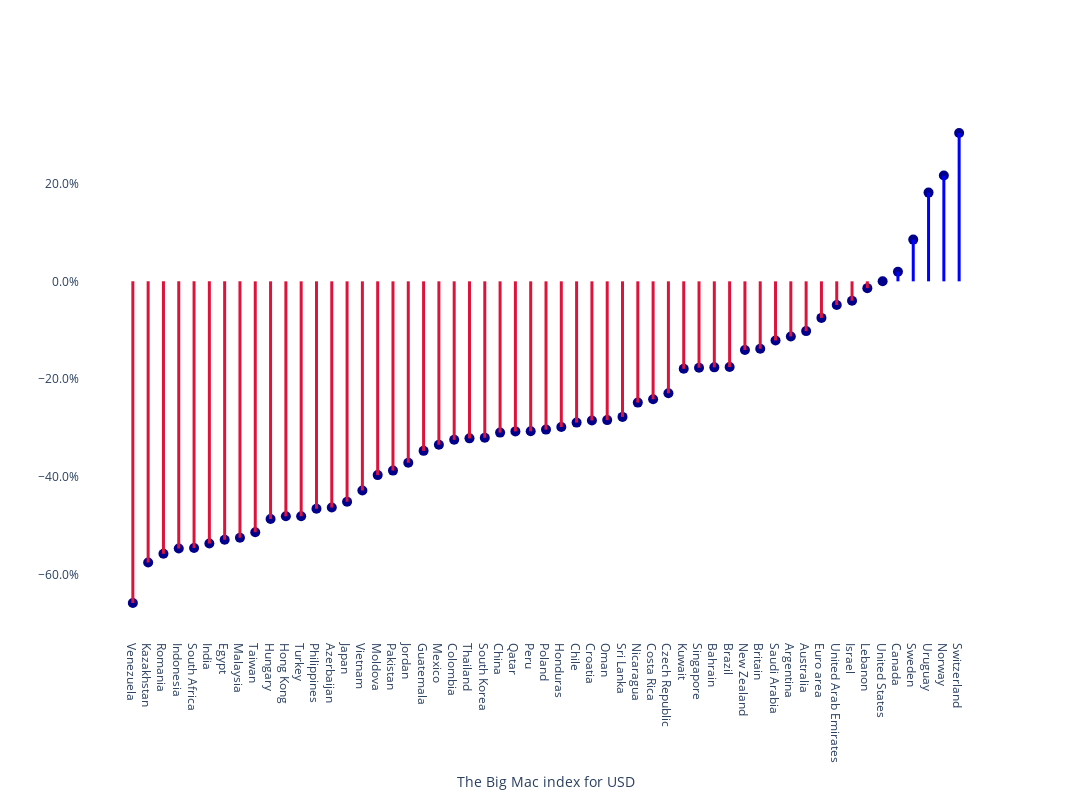

The cell this chart's notebook holds for it:
### Code cell
import plotly.express as px
import plotly.graph_objects as go

data = latest_data.sort_values(by = ['USD'],
                    ascending = True).reset_index(drop=True)
fig = go.Figure()

# Draw points
fig.add_trace(go.Scatter(y = data["USD"], 
                          x = data["name"],
                          mode = 'markers',
                          marker_color ='darkblue',
                          marker_size  = 10))

# Draw lines
for i in range(0, len(data)):
               fig.add_shape(type='line',
                              y0 = 0, x0 = i,
                              y1 = data["USD"][i],
                              x1 = i,
                              line=dict(color='crimson' if data["USD"][i] < 0 else 'blue', width = 3))

# Set x-axes range
fig.update_xaxes(title = 'The Big Mac index for USD')

# Set y-axes as percentage
fig.update_yaxes(tickformat=".1%")

# Set figure size
fig.update_layout(
    autosize=False,
    width=1200,
    height=800,
    paper_bgcolor="rgba(255,255,255,1)", 
    plot_bgcolor="rgba(255,255,255,1)"
)

fig.show()

### Figure 1 — Plotly figure (JSON) as saved in the notebook; plotly's stock layout.template omitted (floating-point values rounded to 4 significant figures)
{"data": [{"marker": {"color": "darkblue", "size": 10}, "mode": "markers", "type": "scatter", "x": ["Venezuela", "Kazakhstan", "Romania", "Indonesia", "South Africa", "India", "Egypt", "Malaysia", "Taiwan", "Hungary", "Hong Kong", "Turkey", "Philippines", "Azerbaijan", "Japan", "Vietnam", "Moldova", "Pakistan", "Jordan", "Guatemala", "Mexico", "Colombia", "Thailand", "South Korea", "China", "Qatar", "Peru", "Poland", "Honduras", "Chile", "Croatia", "Oman", "Sri Lanka", "Nicaragua", "Costa Rica", "Czech Republic", "Kuwait", "Singapore", "Bahrain", "Brazil", "New Zealand", "Britain", "Saudi Arabia", "Argentina", "Australia", "Euro area", "United Arab Emirates", "Israel", "Lebanon", "United States", "Canada", "Sweden", "Uruguay", "Norway", "Switzerland"], "y": [-0.6577, -0.5751, -0.557, -0.5462, -0.5452, -0.5361, -0.5285, -0.5244, -0.5131, -0.4859, -0.4805, -0.4804, -0.4651, -0.4626, -0.4507, -0.4278, -0.3963, -0.387, -0.3711, -0.3467, -0.3341, -0.3241, -0.3212, -0.32, -0.3093, -0.3069, -0.3067, -0.3032, -0.2979, -0.2889, -0.2846, -0.2838, -0.2772, -0.248, -0.2412, -0.2288, -0.1788, -0.1766, -0.1759, -0.1753, -0.1403, -0.1379, -0.1209, -0.1127, -0.1018, -0.07474, -0.04844, -0.0397, -0.01396, 0, 0.01971, 0.08532, 0.1814, 0.2163, 0.3033]}], "layout": {"autosize": false, "height": 800, "paper_bgcolor": "rgba(255,255,255,1)", "plot_bgcolor": "rgba(255,255,255,1)", "shapes": [{"line": {"color": "crimson", "width": 3}, "type": "line", "x0": 0, "x1": 0, "y0": 0, "y1": -0.6577}, {"line": {"color": "crimson", "width": 3}, "type": "line", "x0": 1, "x1": 1, "y0": 0, "y1": -0.5751}, {"line": {"color": "crimson", "width": 3}, "type": "line", "x0": 2, "x1": 2, "y0": 0, "y1": -0.557}, {"line": {"color": "crimson", "width": 3}, "type": "line", "x0": 3, "x1": 3, "y0": 0, "y1": -0.5462}, {"line": {"color": "crimson", "width": 3}, "type": "line", "x0": 4, "x1": 4, "y0": 0, "y1": -0.5452}, {"line": {"color": "crimson", "width": 3}, "type": "line", "x0": 5, "x1": 5, "y0": 0, "y1": -0.5361}, {"line": {"color": "crimson", "width": 3}, "type": "line", "x0": 6, "x1": 6, "y0": 0, "y1": -0.5285}, {"line": {"color": "crimson", "width": 3}, "type": "line", "x0": 7, "x1": 7, "y0": 0, "y1": -0.5244}, {"line": {"color": "crimson", "width": 3}, "type": "line", "x0": 8, "x1": 8, "y0": 0, "y1": -0.5131}, {"line": {"color": "crimson", "width": 3}, "type": "line", "x0": 9, "x1": 9, "y0": 0, "y1": -0.4859}, {"line": {"color": "crimson", "width": 3}, "type": "line", "x0": 10, "x1": 10, "y0": 0, "y1": -0.4805}, {"line": {"color": "crimson", "width": 3}, "type": "line", "x0": 11, "x1": 11, "y0": 0, "y1": -0.4804}, {"line": {"color": "crimson", "width": 3}, "type": "line", "x0": 12, "x1": 12, "y0": 0, "y1": -0.4651}, {"line": {"color": "crimson", "width": 3}, "type": "line", "x0": 13, "x1": 13, "y0": 0, "y1": -0.4626}, {"line": {"color": "crimson", "width": 3}, "type": "line", "x0": 14, "x1": 14, "y0": 0, "y1": -0.4507}, {"line": {"color": "crimson", "width": 3}, "type": "line", "x0": 15, "x1": 15, "y0": 0, "y1": -0.4278}, {"line": {"color": "crimson", "width": 3}, "type": "line", "x0": 16, "x1": 16, "y0": 0, "y1": -0.3963}, {"line": {"color": "crimson", "width": 3}, "type": "line", "x0": 17, "x1": 17, "y0": 0, "y1": -0.387}, {"line": {"color": "crimson", "width": 3}, "type": "line", "x0": 18, "x1": 18, "y0": 0, "y1": -0.3711}, {"line": {"color": "crimson", "width": 3}, "type": "line", "x0": 19, "x1": 19, "y0": 0, "y1": -0.3467}, {"line": {"color": "crimson", "width": 3}, "type": "line", "x0": 20, "x1": 20, "y0": 0, "y1": -0.3341}, {"line": {"color": "crimson", "width": 3}, "type": "line", "x0": 21, "x1": 21, "y0": 0, "y1": -0.3241}, {"line": {"color": "crimson", "width": 3}, "type": "line", "x0": 22, "x1": 22, "y0": 0, "y1": -0.3212}, {"line": {"color": "crimson", "width": 3}, "type": "line", "x0": 23, "x1": 23, "y0": 0, "y1": -0.32}, {"line": {"color": "crimson", "width": 3}, "type": "line", "x0": 24, "x1": 24, "y0": 0, "y1": -0.3093}, {"line": {"color": "crimson", "width": 3}, "type": "line", "x0": 25, "x1": 25, "y0": 0, "y1": -0.3069}, {"line": {"color": "crimson", "width": 3}, "type": "line", "x0": 26, "x1": 26, "y0": 0, "y1": -0.3067}, {"line": {"color": "crimson", "width": 3}, "type": "line", "x0": 27, "x1": 27, "y0": 0, "y1": -0.3032}, {"line": {"color": "crimson", "width": 3}, "type": "line", "x0": 28, "x1": 28, "y0": 0, "y1": -0.2979}, {"line": {"color": "crimson", "width": 3}, "type": "line", "x0": 29, "x1": 29, "y0": 0, "y1": -0.2889}, {"line": {"color": "crimson", "width": 3}, "type": "line", "x0": 30, "x1": 30, "y0": 0, "y1": -0.2846}, {"line": {"color": "crimson", "width": 3}, "type": "line", "x0": 31, "x1": 31, "y0": 0, "y1": -0.2838}, {"line": {"color": "crimson", "width": 3}, "type": "line", "x0": 32, "x1": 32, "y0": 0, "y1": -0.2772}, {"line": {"color": "crimson", "width": 3}, "type": "line", "x0": 33, "x1": 33, "y0": 0, "y1": -0.248}, {"line": {"color": "crimson", "width": 3}, "type": "line", "x0": 34, "x1": 34, "y0": 0, "y1": -0.2412}, {"line": {"color": "crimson", "width": 3}, "type": "line", "x0": 35, "x1": 35, "y0": 0, "y1": -0.2288}, {"line": {"color": "crimson", "width": 3}, "type": "line", "x0": 36, "x1": 36, "y0": 0, "y1": -0.1788}, {"line": {"color": "crimson", "width": 3}, "type": "line", "x0": 37, "x1": 37, "y0": 0, "y1": -0.1766}, {"line": {"color": "crimson", "width": 3}, "type": "line", "x0": 38, "x1": 38, "y0": 0, "y1": -0.1759}, {"line": {"color": "crimson", "width": 3}, "type": "line", "x0": 39, "x1": 39, "y0": 0, "y1": -0.1753}, {"line": {"color": "crimson", "width": 3}, "type": "line", "x0": 40, "x1": 40, "y0": 0, "y1": -0.1403}, {"line": {"color": "crimson", "width": 3}, "type": "line", "x0": 41, "x1": 41, "y0": 0, "y1": -0.1379}, {"line": {"color": "crimson", "width": 3}, "type": "line", "x0": 42, "x1": 42, "y0": 0, "y1": -0.1209}, {"line": {"color": "crimson", "width": 3}, "type": "line", "x0": 43, "x1": 43, "y0": 0, "y1": -0.1127}, {"line": {"color": "crimson", "width": 3}, "type": "line", "x0": 44, "x1": 44, "y0": 0, "y1": -0.1018}, {"line": {"color": "crimson", "width": 3}, "type": "line", "x0": 45, "x1": 45, "y0": 0, "y1": -0.07474}, {"line": {"color": "crimson", "width": 3}, "type": "line", "x0": 46, "x1": 46, "y0": 0, "y1": -0.04844}, {"line": {"color": "crimson", "width": 3}, "type": "line", "x0": 47, "x1": 47, "y0": 0, "y1": -0.0397}, {"line": {"color": "crimson", "width": 3}, "type": "line", "x0": 48, "x1": 48, "y0": 0, "y1": -0.01396}, {"line": {"color": "blue", "width": 3}, "type": "line", "x0": 49, "x1": 49, "y0": 0, "y1": 0}, {"line": {"color": "blue", "width": 3}, "type": "line", "x0": 50, "x1": 50, "y0": 0, "y1": 0.01971}, {"line": {"color": "blue", "width": 3}, "type": "line", "x0": 51, "x1": 51, "y0": 0, "y1": 0.08532}, {"line": {"color": "blue", "width": 3}, "type": "line", "x0": 52, "x1": 52, "y0": 0, "y1": 0.1814}, {"line": {"color": "blue", "width": 3}, "type": "line", "x0": 53, "x1": 53, "y0": 0, "y1": 0.2163}, {"line": {"color": "blue", "width": 3}, "type": "line", "x0": 54, "x1": 54, "y0": 0, "y1": 0.3033}], "width": 1200, "xaxis": {"title": {"text": "The Big Mac index for USD"}}, "yaxis": {"tickformat": ".1%"}}}
